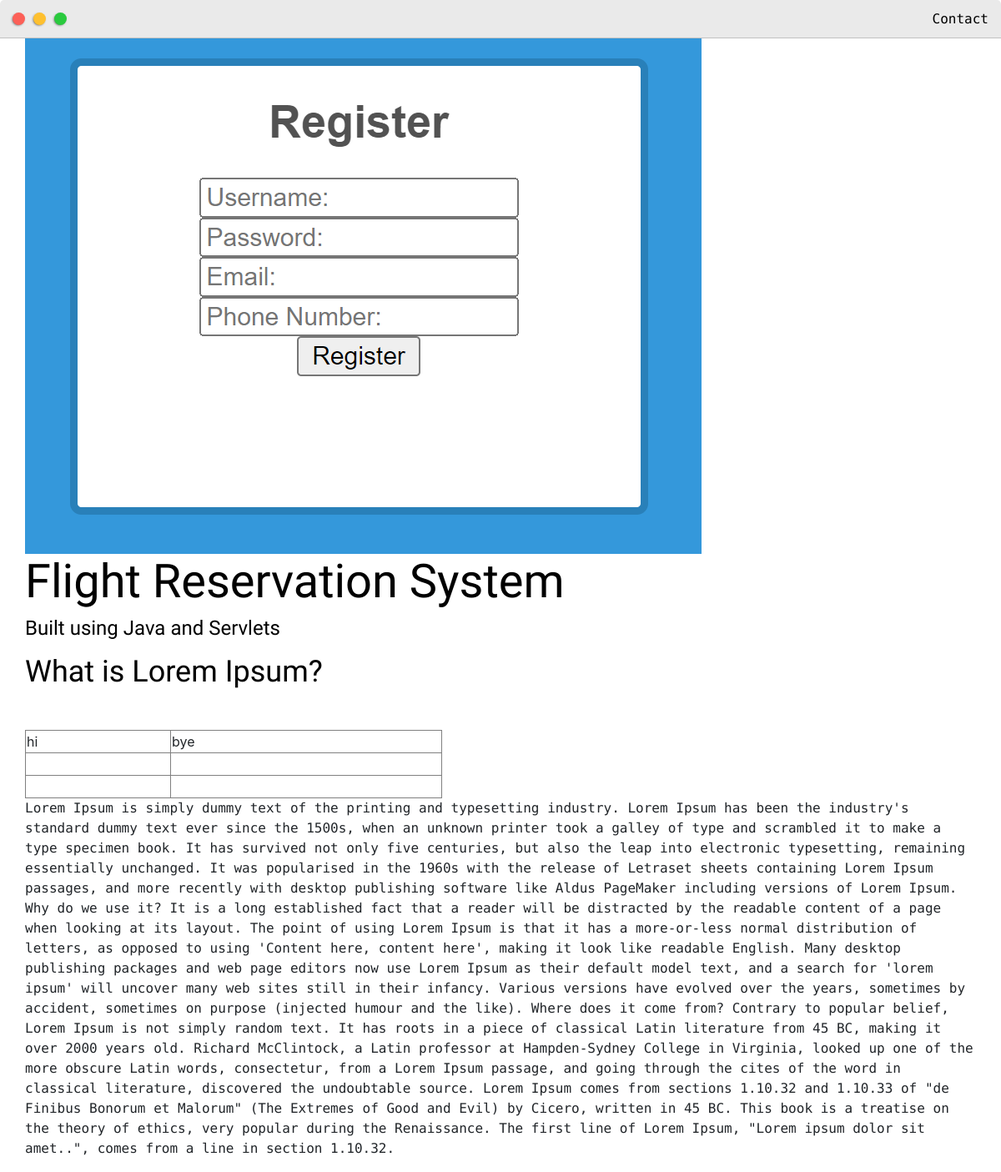
/post/flight-reservation-system/, run on the app's committed database.
### base/models.py (models this page shows, shortened)
class Post(models.Model):
    headline = models.CharField(max_length=200)
    sub_headline = models.CharField(max_length=200, null=True, blank=True)
    thumbnail = models.ImageField(null=True, blank=True, upload_to="images", default="/images/placeholder.png")
    body = RichTextUploadingField(null=True, blank=True)
    created = models.DateTimeField(auto_now_add=True)
    active = models.BooleanField(default=False)
    featured = models.BooleanField(default=False)
    tags = models.ManyToManyField(Tag, null=True)
    slug = models.SlugField(null=True, blank=True)

### base/views.py (the view)
# urls.py: path('post/<slug:slug>/', views.post, name="post"),
def post(request, slug):
    post = Post.objects.get(slug=slug)
    context = {'post':post}
    return render(request, 'base/post.html', context)

### base/templates/base/post.html (shortened to what this page needs)
{% extends 'base/main.html' %}
{% load static %}
{% block content %}
<div class="main-container">
    <img src="{{post.thumbnail.url}}">
    <h1>{{post.headline}}</h1>
    <h4>{{post.sub_headline}}</h4>
    <p>{{post.body|safe}}</p>
</div>
{% endblock content %}

### static/css/default.css (style rules this page uses)
:root { --mainColor: #eaeaea; --secondaryColor: #fff; --borderColor: #c1c1c1; --mainText: black; --secodaryText: #4b5156; --themeDotBorder: #24292e; --previewBg: rgb(251, 249, 243, 0.8); --previewShadow: #f0ead6; --buttonColor: black; }
html, body { padding: 0; margin: 0; }
body * { transition: 0.3s; }
h1, h2, h3, h4, h5, h6, strong { color: var(--mainText); font-family: 'Russo One', sans-serif; font-weight: 500; }
p, li, label, input, textarea { color: var(--secondaryText); font-family: 'Roboto Mono', monospace; }
h1 { font-size: 56px; }
h2 { font-size: 36px; }
h4 { font-size: 24px; }
.main-container { width: 1200px; margin: 0 auto; }
@media screen and (max-width: 1200px) { .main-container { width: 95%; } }

### base/templates/base/post.html (style rules this page uses)
img { max-width: 100%; object-fit: cover; }

### data on the page
Post: thumbnail (picture), headline "Flight Reservation System", sub_headline "Built using Java and Servlets", body "What is Lorem Ipsum? hi bye Lorem Ipsum is simply dummy text of the printing and typesetting industry. Lorem Ipsum has been the industry's standard dummy text ever since the 1500s, when an unknown printer took a galley of type and scrambled it to make a type specimen book. It has survived not only five centuries, but also the leap into electronic typesetting, remaining essentially unchanged. It was popularised in the 1960s with the release of Letraset sheets containing Lorem Ipsum passages, and more recently with desktop publishing software like Aldus PageMaker including versions of Lorem Ipsum. Why do we use it? It is a long established fact that a reader will be distracted by the readable…"
